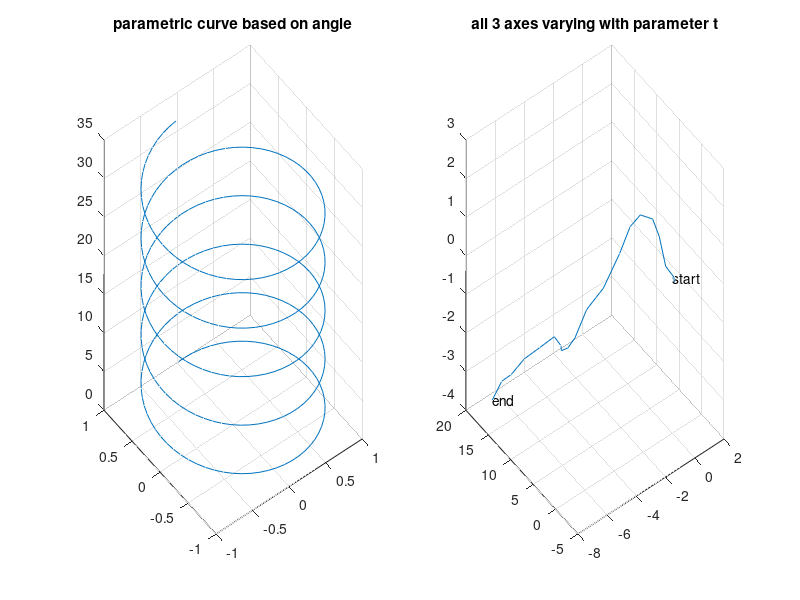

Source code (MATLAB):
% Linear parametric 3-D plots
function main
    pause(1)
    figure
    subplot(1, 2, 1)
    theta = 0:0.1:10.*pi;
    plot3(sin(theta),cos(theta),theta)
    title('parametric curve based on angle');
    grid on
    subplot(1, 2, 2)
    N = 20;
    dvx = rand(1, N) - 0.5	% random v changes
    dvy = rand(1, N) - 0.5
    dvz = rand(1, N) - 0.5
    x = cumsum(cumsum(dvx)); % integrate to get pos
    y = cumsum(cumsum(dvy));
    z = cumsum(cumsum(dvz));
    plot3(x,y,z)
    grid on
    title('all 3 axes varying with parameter t')
    text(0,0,0, 'start');
    text(x(N),y(N),z(N), 'end');
end
